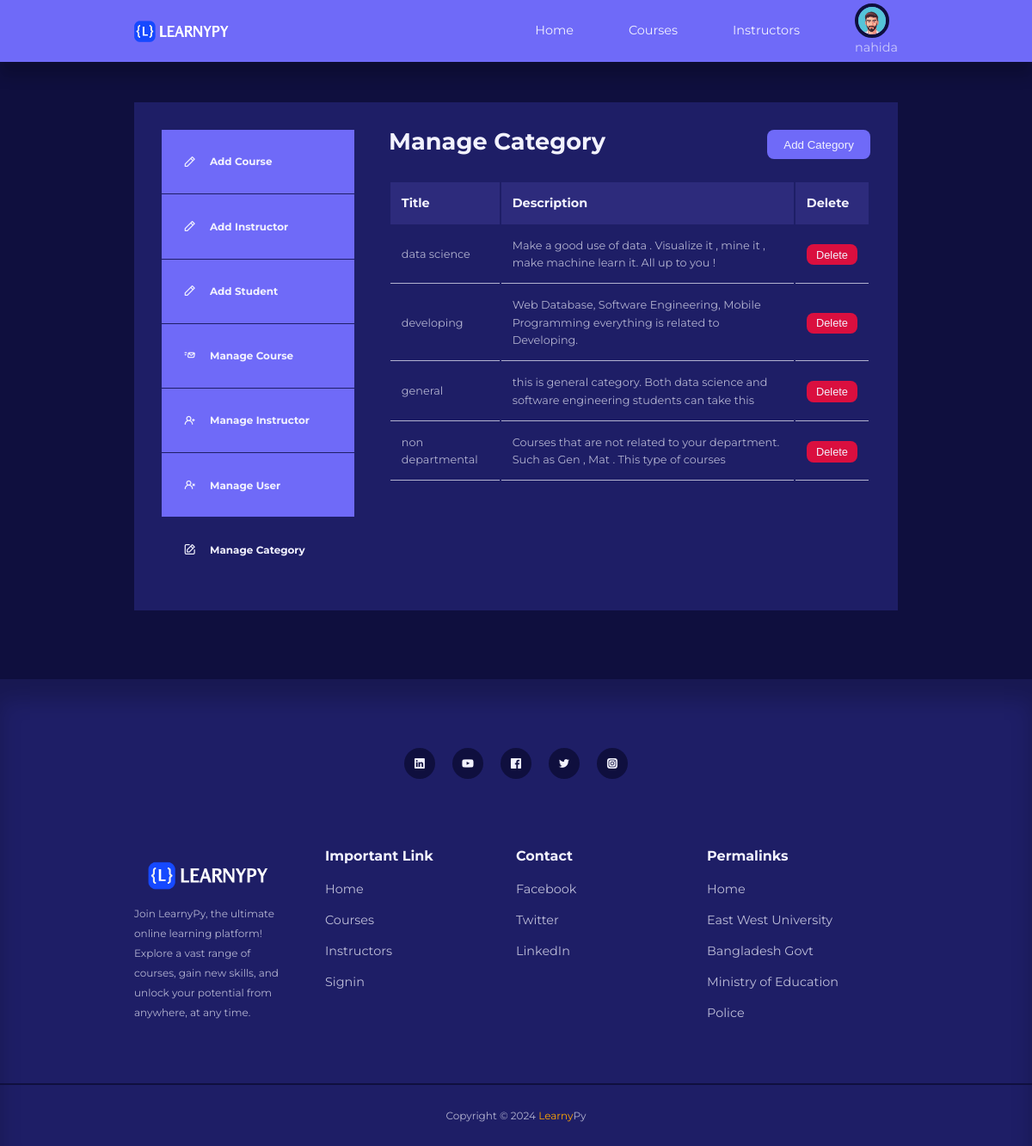
The page /Fontend/manageCategories.php (signed in) on the database its author committed.
### tables this page shows
CREATE TABLE `course_category` (
  `category_name` varchar(100) NOT NULL,
  `category_description` varchar(300) DEFAULT NULL
);

### Fontend/manageCategories.php (the view, shortened to what this page needs)
<!DOCTYPE html>
<html lang="en">
<head>
    <link rel="stylesheet" href="../style/style.css">
    <link rel="stylesheet" href="https://unicons.iconscout.com/release/v4.0.0/css/line.css">
</head>
<body>
    <?php include 'header.php';?>
    <br>
    <section class="dashboard">
        <div class="container dashboard__container">
            <aside>
                <ul>
                    <li><a href="./addCourse.php"><i class="uil uil-pen"></i>
                            <h5>Add Course</h5>
                        </a></li>
                </ul>
                <ul>
                    <li><a href="./addinstructor.php"><i class="uil uil-pen"></i>
                            <h5>Add Instructor</h5>
                        </a></li>
                </ul>
                <ul>
                    <li><a href="./signup.php"><i class="uil uil-pen"></i>
                            <h5>Add Student</h5>
                        </a></li>
                </ul>
                <ul>
                    <li><a  href="./manageCourses.php"><i class="uil uil-fast-mail"></i>
                            <h5>Manage Course</h5>
                        </a></li>
                </ul>
                <ul>
                    <li><a  href="./manageInstructor.php"><i class="uil uil-user-plus"></i>
                            <h5>Manage Instructor</h5>
                        </a></li>
                </ul>
                <ul>
                    <li><a  href="./manageUsers.php"><i class="uil uil-user-times"></i>
                            <h5>Manage User</h5>
                        </a></li>
                </ul>
                <ul>
                    <li><a class="active" href="./manageCategories.php"><i class="uil uil-edit"></i>
                            <h5>Manage Category</h5>
                        </a></li>
                </ul>
            </aside>
            <main>
                <div class="manage__instructor_title">
                    <div>
                        <h2>Manage Category </h2>
                    </div>
                    <div>
                        <a href="./addCategory.php"><button class="btn" type="submit">Add Category</button></a>
                    </div>
                </div>
                <table>
                    <thead>
                        <tr>
                            <th>Title</th>
                            <th> Description </th>
                            <th>Delete</th>
                        </tr>
                    </thead>
                    <body>
                        <form method="POST" action="manageCategories.php">
                            <?php
                                $link = mysqli_connect("localhost", "root", "", "learnypy") or die("ERROR: Could not connect. " . mysqli_connect_error()) ;
                                $sql = "SELECT * FROM course_category";
                                if($result = mysqli_query($link, $sql)){
                                    if(mysqli_num_rows($result) > 0){
                                        while($row = mysqli_fetch_array($result)){
                                            echo "<tr>";
                                            echo "<td>" . $row['category_name'] . "</td>";
                                            echo "<td>" . $row['category_description'] . "</td>";
                                            echo " <td><button type='submit' class='btn sm danger' value='". $row['category_name'] ."' name='category_name'>Delete</button></td> " ;
                                            echo "</tr>";
                                        }
                                    }
                                    else{
                                        echo "No Category Was Found !";
                                    }
                                }
                                else{
                                    echo "ERROR: Could not able to execute $sql. " . mysqli_error($link);
                                }
                            ?>
                        </form>
                    </body>
                </table>
            </main>
        </div>
    </section>
    <footer>
        <div class="footer__socials">
            <a href="https://www.linkedin.com/in/fahad-bd/" target="_blank"><i class="uil uil-linkedin"></i></a>
            <a href="https://www.youtube.com/" target="_blank"><i class="uil uil-youtube"></i></a>
            <a href="https://www.facebook.com/fahadahammedbd" target="_blank"><i class="uil uil-facebook"></i></a>
            <a href="https://twitter.com/fahadbd01" target="_blank"><i class="uil uil-twitter"></i></a>
            <a href="https://www.instagram.com/fahadahammedbd/" target="_blank"><i
                    class="uil uil-instagram-alt"></i></a>
        </div>
        <div class="container footer__container">
            <article style="margin-right: 50px;">
                <img src="../images/logo1.png" alt="">
                <small>Join LearnyPy, the ultimate online learning platform! Explore a vast range of courses, gain new
                    skills, and unlock your potential from anywhere, at any time.</small>
            </article>
            <article>
                <h4>Important Link</h4>
                <ul>
                    <li><a href="./index.php">Home</a></li>
                    <li><a href="./courses.php">Courses</a></li>
                    <li><a href="./instructors.php">Instructors</a></li>
                    <li><a href="./signin.php">Signin</a></li>
                </ul>
            </article>
            <article>
                <h4>Contact</h4>
                <ul>
                    <li><a href="https://www.facebook.com">Facebook</a></li>
                    <li><a href="https://www.twitter.com">Twitter</a></li>
                    <li><a href="https://www.linkedin.com">LinkedIn</a></li>
                </ul>
            </article>
            <article>
                <h4>Permalinks</h4>
                <ul>
                    <li><a href="./index.php">Home</a></li>
                    <li><a href="https://www.ewubd.edu/">East West University</a></li>
                    <li><a href="https://bangladesh.gov.bd/index.php">Bangladesh Govt</a></li>
                    <li><a href="https://moedu.gov.bd/">Ministry of Education</a></li>
                    <li><a href="https://www.police.gov.bd/">Police</a></li>
                </ul>
            </article>
        </div>
        <div class="footer__copyright">
            <small>Copyright &copy; 2024 <span style="color: orange;">Learny</span>Py</small>
        </div>
    </footer>
</body>
</html>

### style/style.css (style rules this page uses)
:root { --color-primary: #6f6af8; --color-primary-light: rgba(109, 104, 248, 0.18); --color-primary-variant: #5854c7; --color-red: #da0f3f; --color-red-light: rgba(219, 15, 63, 0.15); --color-green: #00c476; --color-green-light: rgba(0, 194, 116, 0.15); --color-gray-900: #1e1e66; --color-gray-700: #2d2b7c; --color-gray-300: rgba(242, 242, 254, 0.3); --color-gray-200: rgba(242, 242, 254, 0.7); --color-white: #f2f2fe; --color-bg: #0f0f3e; --transition: all 300ms ease; --container-width-lg: 74%; --container-width-md: 88%; --form-width: 40%; --border-radius-1: 0.3rem; --border-radius-2: 0.5rem; --border-radius-3: 0.8rem; --border-radius-4: 2rem; --border-radius-5: 5rem; }
* { margin: 0; padding: 0; outline: 0; border: 0; appearance: 0; list-style: none; text-decoration: none; box-sizing: border-box; }
body { font-family: 'Montserrat', sans-serif; line-height: 1.6; color: var(--color-gray-200); overflow-x: hidden; background: var(--color-bg); font-size: 0.9rem; }
.container { width: var(--container-width-lg); max-width: 1800px; margin-inline: auto; }
section { margin-top: 3rem; width: 100vw; }
h1, h2, h3, h4, h5 { color: var(--color-white); line-height: 1.3; }
h2 { font-size: 1.7rem; margin: 1rem 0; }
h4 { font-size: 1rem; }
a { color: var(--color-white); transition: var(--transition); }
img { display: block; width: 100%; object-fit: cover; }
a:link { text-decoration: none; }
footer { background: var(--color-gray-900); padding: 5rem 0 0; box-shadow: inset 0 1.5rem 1.5rem rgba(0, 0, 0, 0.2); }
.footer__socials { margin-inline: auto; width: fit-content; margin-bottom: 5rem; display: flex; justify-content: space-between; align-items: center; gap: 1.2rem; }
.footer__socials a { background: var(--color-bg); border-radius: 50%; width: 2.3rem; height: 2.3rem; display: flex; align-items: center; justify-content: center; }
.footer__container { display: grid; grid-template-columns: repeat(4, 1fr); }
footer h4 { color: var(--color-white); margin-bottom: 0.6rem; }
footer ul li { padding: 0.4rem 0; }
footer ul a { opacity: 0.75; }
.footer__copyright { text-align: center; padding: 1.5rem 0; border-top: 2px solid var(--color-bg); margin-top: 4rem; }
.btn { display: inline-block; width: fit-content; padding: 0.6rem 1.2rem; background-color: var(--color-primary); border-radius: var(--border-radius-2); cursor: pointer; transition: var(--transition); color: var(--color-white); }
.btn.sm { padding: 0.3rem 0.7rem; font-size: 0.8rem; }
.btn.danger { background: var(--color-red); }
form { display: flex; flex-direction: column; gap: 1rem; }
.dashboard { margin-top: 6rem; }
.dashboard__container { display: grid; grid-template-columns: 14rem auto; gap: 1rem; background: var(--color-gray-900); padding: 2rem; margin-bottom: 5rem; }
.dashboard aside a { background-color: var(--color-primary); display: flex; gap: 1rem; align-items: center; padding: 1.6rem; border-bottom: 1px solid var(--color-gray-900); }
.dashboard aside a.active { background-color: var(--color-gray-900); }
.dashboard main { margin-left: 1.5rem; }
.dashboard main h2 { margin: 0 0 2rem 0; line-height: 1; }
.dashboard main table { width: 100%; text-align: left; }
.dashboard main table th { background: var(--color-gray-700); padding: 0.8rem; color: var(--color-white); }
.dashboard main table td { padding: 0.8rem; border-bottom: 1px solid var(--color-gray-200); font-size: 0.8rem; }
.manage__instructor_title { display: flex; justify-content: space-between; }

### rows shown on the page
course_category: category_name "data science", category_description "Make a good use of data . Visualize it , mine it , make machine learn it. All up to you !"
course_category: category_name "developing", category_description "Web Database, Software Engineering, Mobile Programming everything is related to Developing."
course_category: category_name "general", category_description "this is general category. Both data science and software engineering students can take this"
course_category: category_name "non departmental", category_description "Courses that are not related to your department. Such as Gen , Mat . This type of courses"

### other values the page prints
$_SESSION['user_name'] "nahida"
